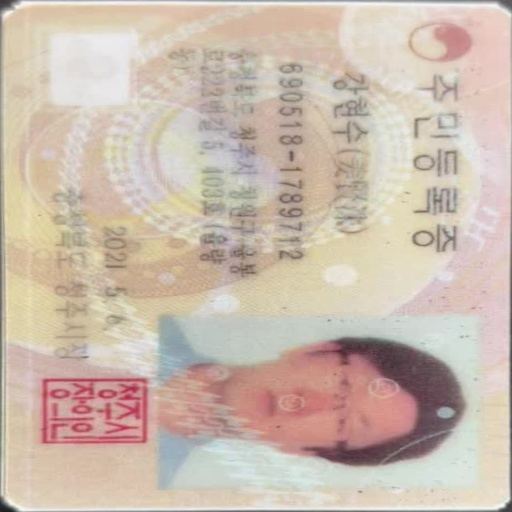
#> input picture data/test5-1.jpg, 512 x 512 px, found by its file name
$ python 9.21.py
#> lines starting #> are read from the running program, lines starting #| are printed output that depends on the picture
import cv2, numpy as np
import argparse
import matplotlib.pyplot as plt

# [35 lines of commented-out code are left out]

parser = argparse.ArgumentParser()
parser.add_argument('--path', default='C:/Users/dlwld/PycharmProjects/vision/data/test5-1.jpg')
params = parser.parse_args()

def run_histogram_equalization(image_path):
    rgb_img = cv2.imread(image_path)
#> rgb_img is the input picture: shape (512, 512, 3); mean B, G, R 174.2, 187.3, 203.7

    # convert from RGB color-space to YCrCb
    ycrcb_img = cv2.cvtColor(rgb_img, cv2.COLOR_BGR2YCrCb)
#> ycrcb_img: shape (512, 512, 3); mean of channels 0, 1, 2 190.7, 137.2, 118.7

    # equalize the histogram of the Y channel
    ycrcb_img[:, :, 0] = cv2.equalizeHist(ycrcb_img[:, :, 0])
#> ycrcb_img: shape (512, 512, 3); mean of channels 0, 1, 2 129.2, 137.2, 118.7

    # convert back to RGB color-space from YCrCb
    equalized_img = cv2.cvtColor(ycrcb_img, cv2.COLOR_YCrCb2BGR)
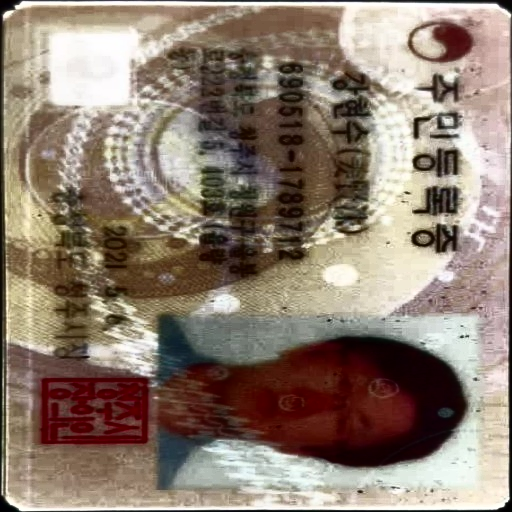
#> equalized_img: shape (512, 512, 3); mean B, G, R 112.8, 126.2, 142.1

    cv2.imshow('equalized_img', equalized_img)
    cv2.waitKey(0)

run_histogram_equalization(params.path)


image = cv2.imread(params.path)
cv2.imshow('color_lena', image)
cv2.waitKey()
cv2.destroyAllWindows()

gray = cv2.cvtColor(image, cv2.COLOR_BGR2GRAY)
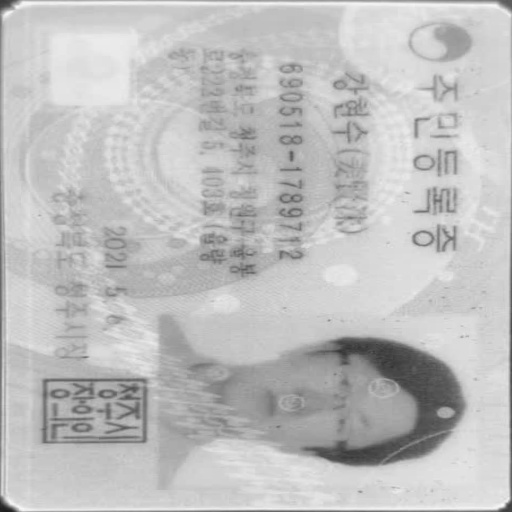
#> gray: shape (512, 512); min 29, max 249, mean 190.7
cv2.imshow('gray_lena', gray)
cv2.waitKey()
cv2.destroyAllWindows()
#-----------------------
hist, bins = np.histogram(gray,256,[0,255])
#> hist = 256 values, max 5970 at index 209, min 0 at index 0, mean 1024; bins = 257 values from 0 to 255
gray_eq = cv2.equalizeHist(gray)
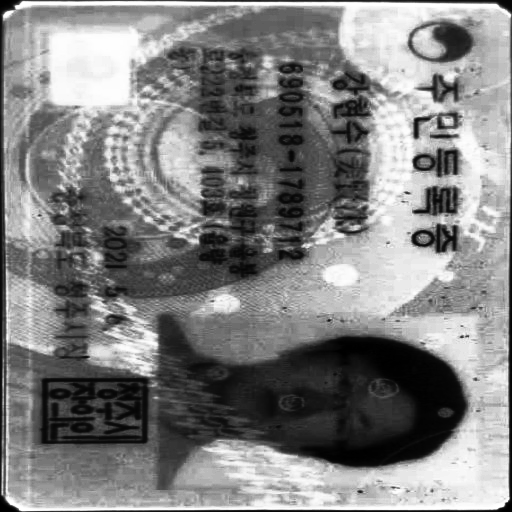
#> gray_eq: shape (512, 512); min 0, max 255, mean 129.2
hist, bins = np.histogram(gray_eq, 256, [0,255])
#> hist = 256 values, max 5970 at index 180, min 0 at index 31, mean 1024

cv2.imshow('equalized grey', gray_eq)
cv2.waitKey()
#--------------------------
gamma = 0.5
gray = cv2.cvtColor(image, cv2.COLOR_BGR2GRAY).astype(np.float32)/255

corrected_image = np.power(gray, gamma)
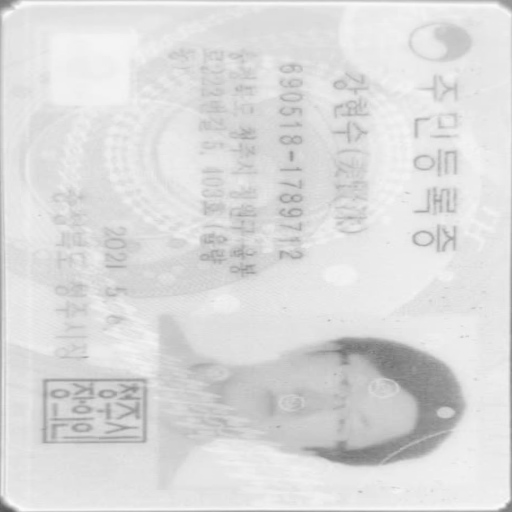
#> corrected_image: shape (512, 512) float32; min 0.337, max 0.988, mean 0.861
cv2.imshow('corrected_image', corrected_image)
cv2.waitKey()

cv2.destroyAllWindows()

#------------------------
hsv = cv2.cvtColor(image, cv2.COLOR_BGR2HSV)
#> hsv: shape (512, 512, 3); mean H, S, V 37.8, 40.1, 204.7
# hsv = hsv/255.
h, s, v = cv2.split(hsv)
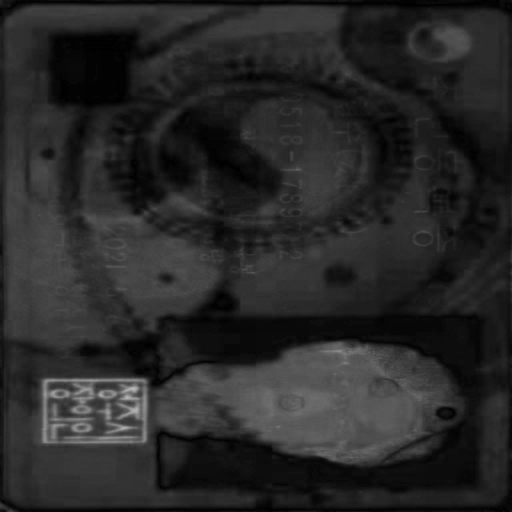
#> s: shape (512, 512); min 0, max 186, mean 40.1
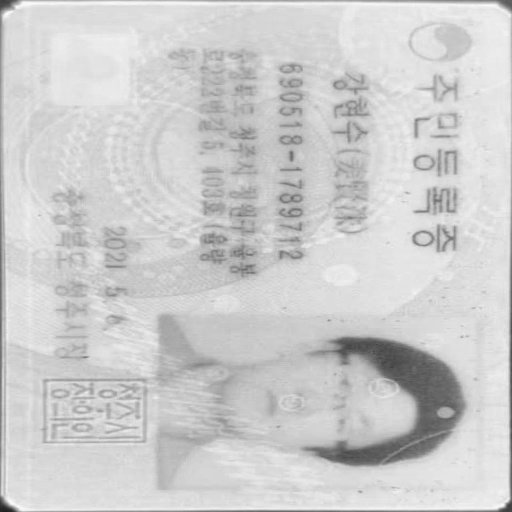
#> v: shape (512, 512); min 32, max 254, mean 204.7

cv2.imshow("h", h)
cv2.imshow("s", s)
cv2.imshow("v", v)
cv2.waitKey()
# cv2.destroyAllWindows()

median = cv2.medianBlur(h, 7)
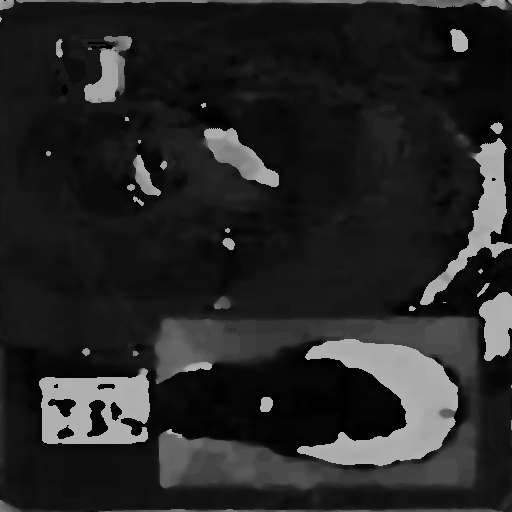
#> median: shape (512, 512); min 0, max 179, mean 37.5
cv2.imshow('median',median)
cv2.waitKey()

gauss = cv2.GaussianBlur(s, (7,7), 0)
cv2.imshow('gauss',gauss)
cv2.waitKey()

bilat = cv2.bilateralFilter(v, -1, 0.3, 10)
cv2.imshow('bilat',bilat)
cv2.waitKey()

$ run again, with data/people.jpg copied over data/test5-1.jpg
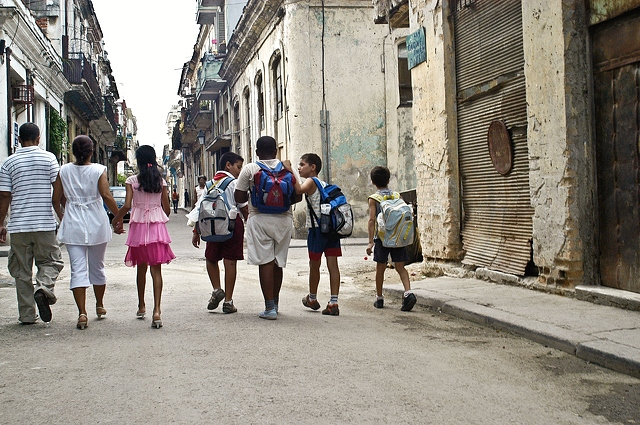
#> input picture data/people.jpg, 640 x 425 px, found by its file name
#> in run_histogram_equalization, rgb_img is the input picture: shape (425, 640, 3); mean B, G, R 129.8, 138.9, 144.9
#> `hist, bins = np.histogram(gray,256,[0,255])`: hist = 256 values, max 9202 at index 255, min 89 at index 0, mean 1062.5; bins = 257 values from 0 to 255
#> `gray_eq = cv2.equalizeHist(gray)`:
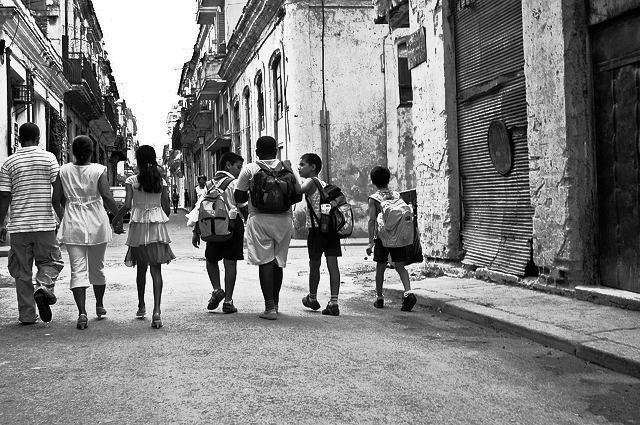
#> gray_eq: shape (425, 640); min 0, max 255, mean 128.3
#> `hist, bins = np.histogram(gray_eq, 256, [0,255])`: hist = 256 values, max 9202 at index 255, min 0 at index 37, mean 1062.5
#> hsv: shape (425, 640, 3); mean H, S, V 35.3, 45.5, 146.9
#> `gauss = cv2.GaussianBlur(s, (7,7), 0)`:
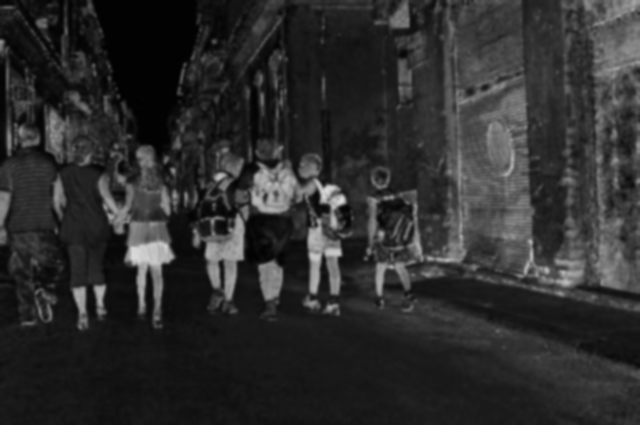
#> gauss: shape (425, 640); min 1, max 219, mean 45.5
